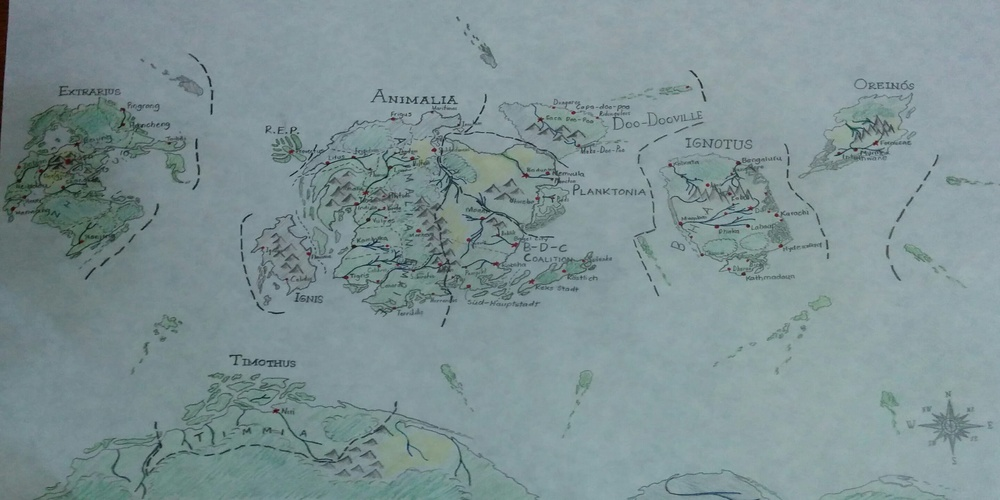
#> input picture images/map.jpg, 1000 x 500 px, shrunk from 2874 x 1437 before the run
$ python split.py
#> lines starting #> are read from the running program, lines starting #| are printed output that depends on the picture
from PIL import Image
import os

def crop(path, input, height, width, k, page):
#> called with path = 'zones/', input = 'map.jpg', height = 80, width = 80, k = 0, page = 0
    im = Image.open(input)
#> im is the input picture: PIL image 1000x500 RGB; mean R, G, B 126.7, 146, 148.6
    imgwidth, imgheight = im.size
#> imgwidth = 1000; imgheight = 500
    for i in range(0, imgheight, height):
        for j in range(0, imgwidth, width):
            box = (j, i, j+width, i+height)
#> box = (0, 0, 80, 80)
            a = im.crop(box)
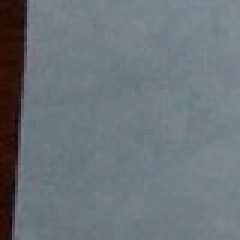
#> a: PIL image 80x80 RGB (shown 3 times larger); mean R, G, B 106.4, 116.3, 122.8
            try:
                o = a
                print(os.path.join(path, f"IMG-{i // height},{j // width}.jpg"))
#| zones/IMG-0,0.jpg
                o.save(os.path.join(path, f"IMG-{i // height},{j // width}.jpg"))
            except:
                pass
            k +=1

crop("zones/", "map.jpg", 80, 80, 0, 0)
